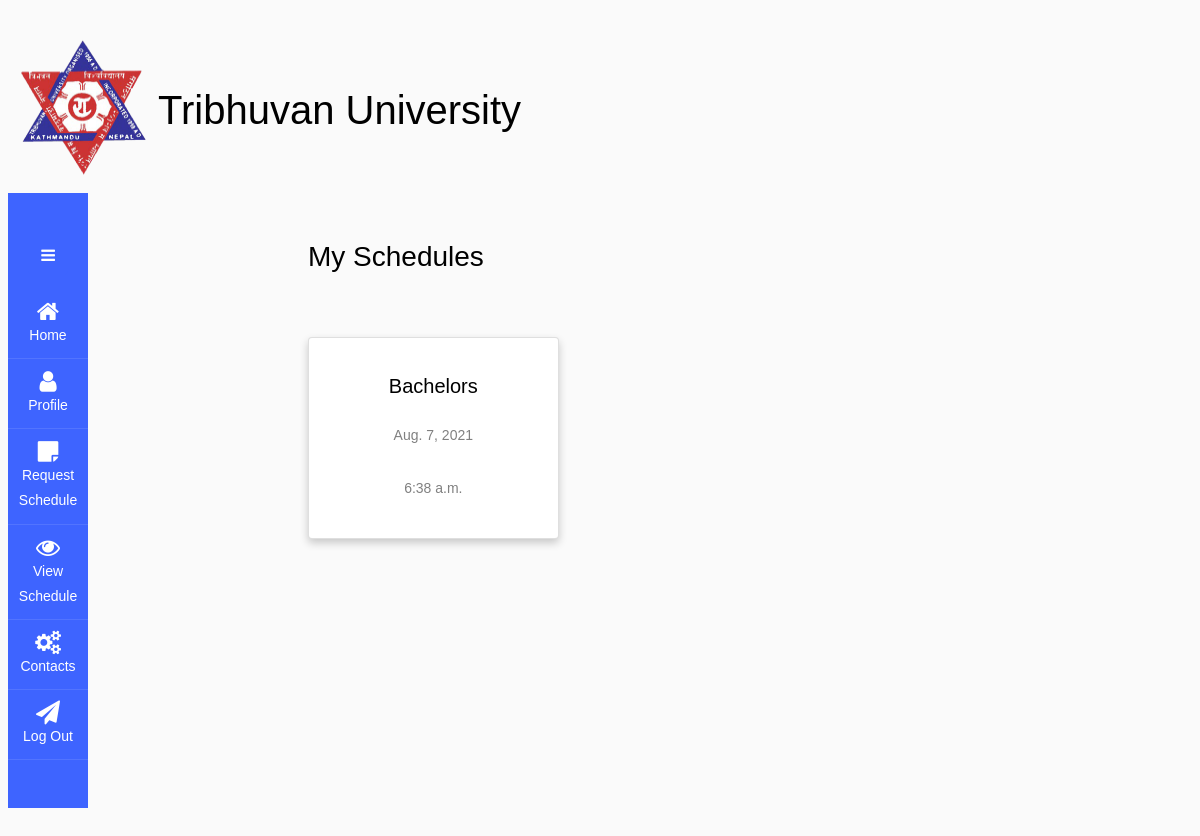
Page /schedule/view/ on the earlier database version.
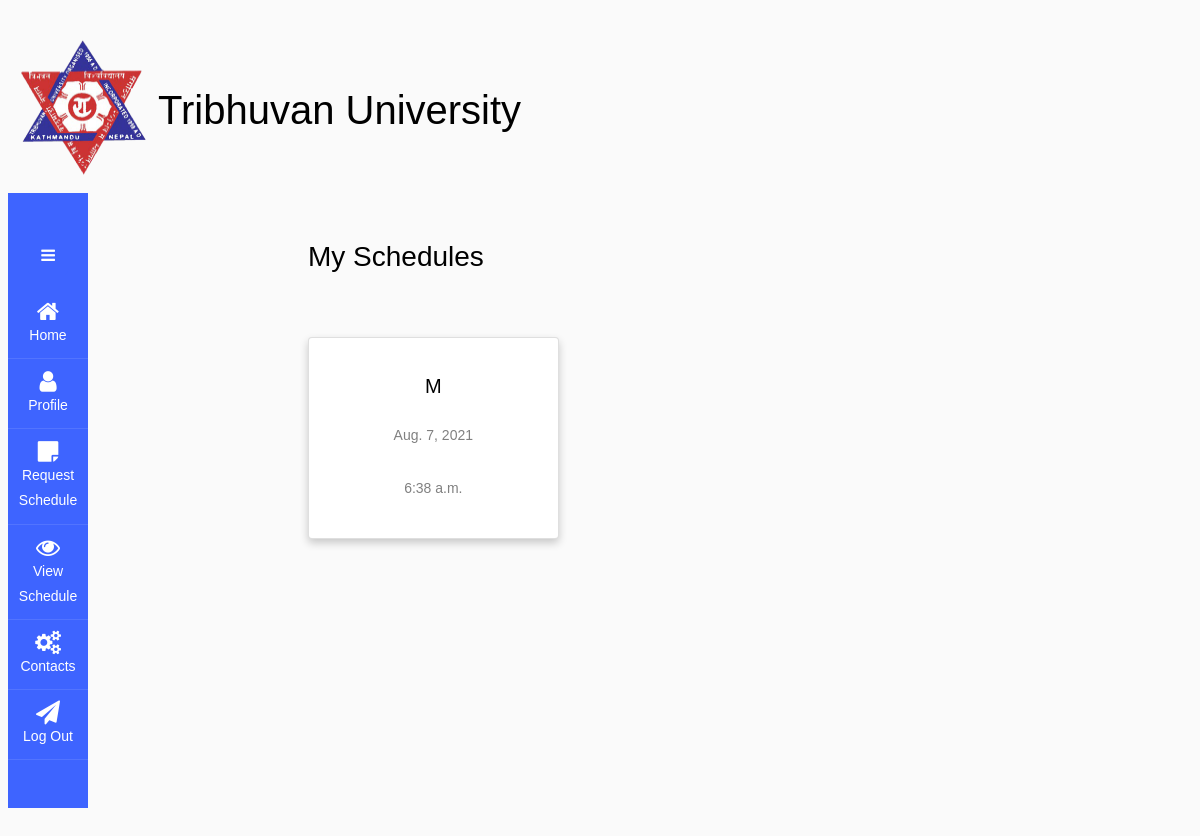
Same page on the later database version.
### schedule/models.py (models this page shows, shortened)
class Schedule(models.Model):
    name = models.CharField(max_length=20)
    title = models.CharField(max_length=10,choices=TITLE_CHOICES)
    date = models.DateField('date')
    time = models.TimeField('time')

### schedule/views.py (the view)
# urls.py: path('view/', views.schedule, name='view_schedule'),
def schedule(request):
    scheduling = Schedule.objects.get(pk=1)
    context={
        "title_name" : scheduling.title,
        "date": scheduling.date,
        "time": scheduling.time,
    }
    return render(request,"schedule.html",{'context':context})

### schedule/templates/schedule.html (shortened to what this page needs)
{% extends "web/base.html" %} {%block title %} Schedule {% endblock %} {% block content %} {%include "web/side.html"%}
<div class="schedule">
    <h3>
        My Schedules
    </h3><br><br>
    <div class="card">
        <h5>{{context.title_name}}</h5>
        <p>{{context.date}}</p>
        <p>{{context.time}}</p>
    </div>
</div>
{% endblock %}

### page/templates/web/base.html (shortened to what this page needs)
<!doctype html>
<html lang="en">
<head>
    <meta name="viewport" content="width=device-width, initial-scale=1, shrink-to-fit=no"> {%load static%}
    <link rel="stylesheet" href="https://stackpath.bootstrapcdn.com/font-awesome/4.7.0/css/font-awesome.min.css"> {% load static %}
    <link rel="stylesheet" href="{% static 'css/style.css' %}">
</head>
<body>
    <div class="logo-container">
        <h1><img src="{% static 'img/lolo.png' %}" alt="Tribhuvan University" class="logo"></h1>
        <h1>
            Tribhuvan University
        </h1>
    </div>
    <div id="content" name="content">
        {% block content %} {% endblock %}
    </div>
</body>
</html>

### page/templates/web/side.html (shortened to what this page needs)
<link rel="stylesheet" href="https://stackpath.bootstrapcdn.com/font-awesome/4.7.0/css/font-awesome.min.css"> {% load static %}
<link rel="stylesheet" href="{% static 'css/style.css' %}">
<div class="wrapper d-flex align-items-stretch">
    <nav id="sidebar" class="active">
        <button type="button" id="sidebarCollapse" class="btn btn-primary">
          <i class="fa fa-bars"></i>
        </button>
        <ul class="list-unstyled components mb-5">
            <li class="active">
                <a href="/home"><span class="fa fa-home"></span> Home</a>
            </li>
            <li>
                <a href="/profile_id/"><span class="fa fa-user"></span> Profile</a>
            </li>
            <li>
                <a href="/schedule"><span class="fa fa-sticky-note"></span>Request Schedule</a>
            </li>
            <li>
                <a href="/schedule/view/"><span class="fa fa-eye"></span> View Schedule</a>
            </li>
            <li>
                <a href="#"><span class="fa fa-cogs"></span> Contacts</a>
            </li>
            <li>
                <a href="/logout"><span class="fa fa-paper-plane"></span> Log Out</a>
            </li>
        </ul>
    </nav>
    {% load static %}
</div>

### schedule/templates/schedule.html (style rules this page uses)
.schedule { justify-content: center; align-items: center; position: relative; left: 300px; right: -500px; top: -600px; width: 70%; }
.card { justify-content: left; align-items: center; text-align: center; box-shadow: 0 4px 8px 0 rgba(0, 0, 0, 0.2); transition: 0.3s; float: left; left: 0px; top: 0px; width: 30%; right: 200px; height: 200px; }

Differences in the rows shown:
changed Schedule: title_name "Bachelors" → (not shown)
Other differences:
{{ context.title_name }}: (not shown) → "M"
